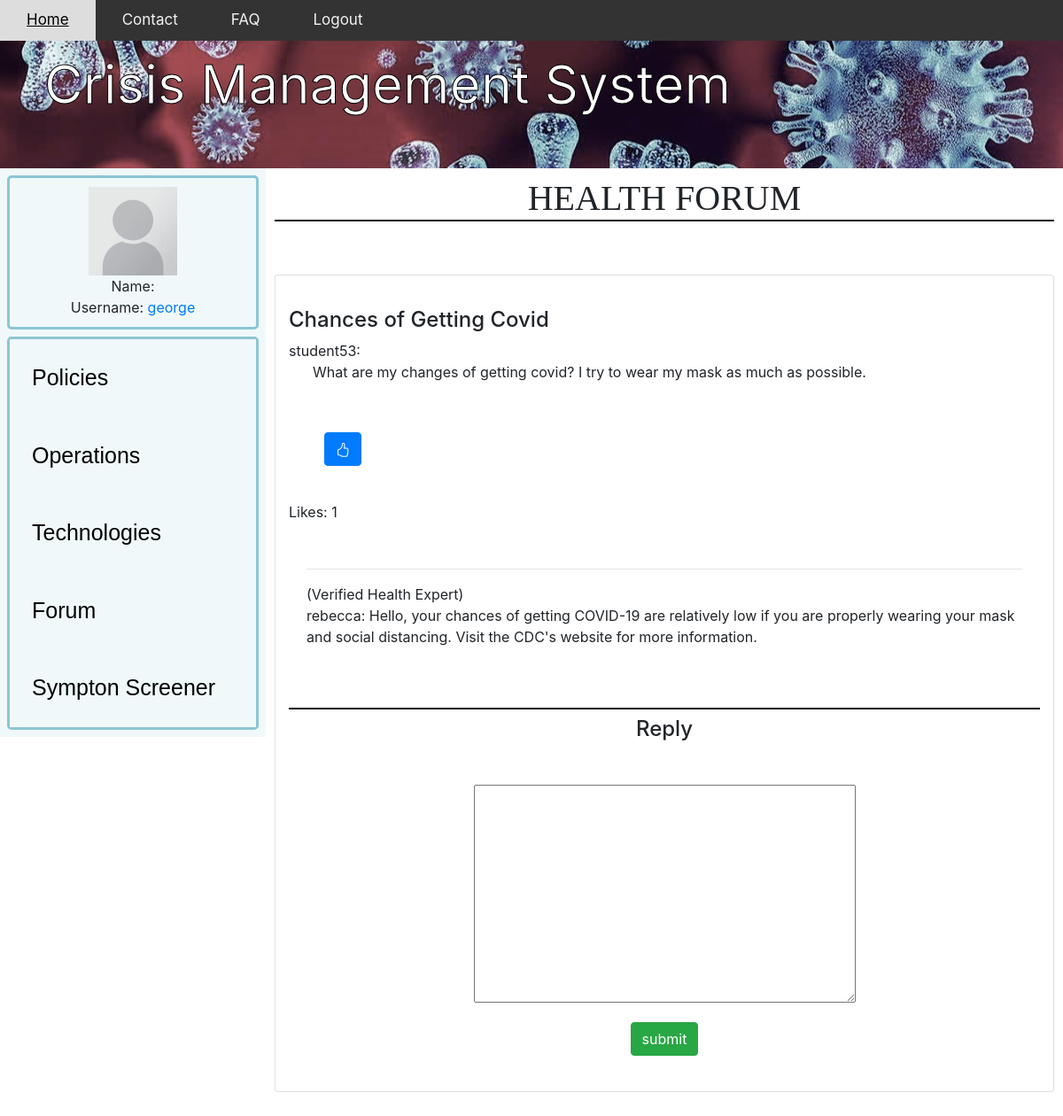
Page /forumMain/Health/Chances of Getting Covid/ (signed in) on the committed database.
### app/models.py (models this page shows, shortened)
class forum(models.Model):
    name=models.CharField(max_length=200,default="anonymous" )
    topic= models.CharField(max_length=300, unique=True)
    section = models.CharField(max_length=12)
    description = models.CharField(max_length=1000,blank=True)
    date_created=models.DateTimeField(auto_now_add=True,null=True)
    likeCount = models.IntegerField(default=0)
    dislikeCount = models.IntegerField(default=0)
    forumLikes = models.ManyToManyField(User, related_name='forum')
    UserIsHealthExpert = models.BooleanField(default=False)
    UserIsTechExpert = models.BooleanField(default=False)
    def totalLikes(self):
        return self.forumLikes.count()

class Discussion(models.Model):
    forum = models.ForeignKey(forum,blank=True,on_delete=models.CASCADE)
    discuss = models.CharField(max_length=1000)
    name=models.CharField(max_length=200,default="anonymous" )
    UserIsHealthExpert = models.BooleanField(default=False)
    UserIsTechExpert = models.BooleanField(default=False)

### app/views.py (the view, shortened to what this page needs)
# urls.py: path('forumMain/<forumName>/<forumTopic>/', forumDiscussion, name='forumDiscussion'),
@login_required
def forumDiscussion(request, forumName, forumTopic):
    myForum=forum.objects.get(section=forumName, topic=forumTopic)
    discussions=[]
    discussions.append(myForum.discussion_set.all())
    form = CreateInDiscussion()
    totalLikes = myForum.totalLikes()
    liked = False
    if myForum.forumLikes.filter(id=request.user.id).exists():
        liked = True
    context={'forum' : myForum,
            'discussions' : discussions,
            'form' : form,
            'forumName' : forumName,
            'forumTopic' : forumTopic,
            'totalLikes' : totalLikes,
            'liked' : liked,
            }
    return render(request, 'forumDiscussion.html', context)

### app/forms.py
class CreateInDiscussion(ModelForm):
    class Meta:
        model= Discussion
        fields = ["discuss"]
        widgets = {
            'discuss' : Textarea(attrs={'cols': 40, 'rows': 10}),
        }
        labels = {
            'discuss' : _('')
        }

### app/templates/forumDiscussion.html (shortened to what this page needs)
{% extends "app/base2.html" %}
{% load static %}
{% block content %}
<!DOCTYPE html>
<html lang="en">
<head>
    <body>
		<h1>{{forum.section}} Forum</h1>
	</body>
    <link rel="stylesheet" href="https://stackpath.bootstrapcdn.com/bootstrap/4.5.0/css/bootstrap.min.css"0>
</head>
<body>
            <div class="card-columns" style="padding: 10px; margin: 20px;"></div>
            <div class="card box container">
                <br>
                <h6 class="card-title">
                    <h4>{{forum.topic}}</h4>
                    <p>
                        {{forum.name}}: <br> &nbsp; &nbsp; &nbsp; {{forum.description}}</p>
                    <form style="margin: 0"  action="{% url 'like_post' forum.topic %}" method="POST">
                        {% if liked %}
                            <button type="submit", name="post_id", value="{{forum.topic}}", class="btn btn-danger"><svg xmlns="http://www.w3.org/2000/svg" width="16" height="16" fill="currentColor" class="bi bi-hand-thumbs-down" viewBox="0 0 16 16"><path d="M8.864 15.674c-.956.24-1.843-.484-1.908-1.42-.072-1.05-.23-2.015-.428-2.59-.125-.36-.479-1.012-1.04-1.638-.557-.624-1.282-1.179-2.131-1.41C2.685 8.432 2 7.85 2 7V3c0-.845.682-1.464 1.448-1.546 1.07-.113 1.564-.415 2.068-.723l.048-.029c.272-.166.578-.349.97-.484C6.931.08 7.395 0 8 0h3.5c.937 0 1.599.478 1.934 1.064.164.287.254.607.254.913 0 .152-.023.312-.077.464.201.262.38.577.488.9.11.33.172.762.004 1.15.069.13.12.268.159.403.077.27.113.567.113.856 0 .289-.036.586-.113.856-.035.12-.08.244-.138.363.394.571.418 1.2.234 1.733-.206.592-.682 1.1-1.2 1.272-.847.283-1.803.276-2.516.211a9.877 9.877 0 0 1-.443-.05 9.364 9.364 0 0 1-.062 4.51c-.138.508-.55.848-1.012.964l-.261.065zM11.5 1H8c-.51 0-.863.068-1.14.163-.281.097-.506.229-.776.393l-.04.025c-.555.338-1.198.73-2.49.868-.333.035-.554.29-.554.55V7c0 .255.226.543.62.65 1.095.3 1.977.997 2.614 1.709.635.71 1.064 1.475 1.238 1.977.243.7.407 1.768.482 2.85.025.362.36.595.667.518l.262-.065c.16-.04.258-.144.288-.255a8.34 8.34 0 0 0-.145-4.726.5.5 0 0 1 .595-.643h.003l.014.004.058.013a8.912 8.912 0 0 0 1.036.157c.663.06 1.457.054 2.11-.163.175-.059.45-.301.57-.651.107-.308.087-.67-.266-1.021L12.793 7l.353-.354c.043-.042.105-.14.154-.315.048-.167.075-.37.075-.581 0-.211-.027-.414-.075-.581-.05-.174-.111-.273-.154-.315l-.353-.354.353-.354c.047-.047.109-.176.005-.488a2.224 2.224 0 0 0-.505-.804l-.353-.354.353-.354c.006-.005.041-.05.041-.17a.866.866 0 0 0-.121-.415C12.4 1.272 12.063 1 11.5 1z"/></svg></button>
                        {% else %}
                            <button type="submit", name="post_id", value="{{forum.topic}}", class="btn btn-primary"></button>
                        {% endif %}
                    </form>
                    <p>Likes: {{totalLikes}}</p>
                    <div class="card-body container">
                        </h6>
                        {% for discuss in discussions %}
                        {% for objs in discuss %}
                            <hr>
                        {% if objs.forum == forum %}
                        {% if objs.UserIsHealthExpert %}
                        (Verified Health Expert) <br>
                        {% endif %}
                        {{objs.name}}: {{objs.discuss}}
                           <br>
                        {% endif %}
                        {%endfor%}
                        {%endfor%}
                    </div>
                    <head>
                        <body>
                            <h1><br></h1>
                            <h4 ><center>Reply</center></h4>
                        </body>
                        <link rel="stylesheet" href="https://stackpath.bootstrapcdn.com/bootstrap/4.5.0/css/bootstrap.min.css"0>
                    </head>
                    <form action="{{request.path }}" method="POST" style="text-align: center;">
                        {{form.as_p}}
                        <input type="submit" class="btn btn-success" value="submit" >
                    </form>
            </div>
            <br>
            </div>
</body>
</html>
{%endblock%}

### app/templates/app/base2.html (shortened to what this page needs)
{% load static %}
<!DOCTYPE html>
<html>
	<head>
		<link rel="stylesheet" type="text/css" href="{% static 'css/main.css'%}">
	</head>
    <body>
        <div class="topnav" >
            <a class="active" href="#home" onclick="location.href='/'">Home</a>
            <a href="#contact" onclick="location.href='/contact'">Contact</a>
            <a href="#faq" onclick="location.href='/faq'">FAQ</a>
            {% if request.user.is_authenticated %}
            <a href="{% url 'logout' %}">Logout</a>
            {% else %}
            <a href="#Login" onclick="location.href='/accounts/login'">Login</a>
            {% endif %}
        </div>
        <header>Crisis Management System</header>
        <div class="homecolumn left" >
            <div class="homerow top" >
                <section>
                    {% if user.is_authenticated %}
                        <img src="{% static 'app/images/blank.png' %}" width="100" height="100">
                        <br>Name: {{ user.get_full_name }}
                        <br>Username: <a href="/userDiscussions/">{{ user.username }}</a>
                    {% else %}
                        <button onclick="location.href='/accounts/login'" class="button button1">Login</button>
                    {% endif %}
                </section>
            </div>
            <div class="homerow bottom" >
                <button onclick="location.href='/policies'" class="homebutton">
                    Policies</button>
                <button onclick="location.href='/operation'" class="homebutton">
                    Operations</button>
                <button onclick="location.href='/technologies'" class="homebutton">
                    Technologies</button>
                <button onclick="location.href='/forumMain'" class="homebutton">
                    Forum</button>
                <button onclick="location.href='/screener'" class="homebutton">
                    Sympton Screener</button>
            </div>
        </div>
        <div class="homecolumn right">
            <div class="homerow full">
                {% block content %}{% endblock %}
    </body>
</html>

### app/static/css/main.css (style rules this page uses)
.topnav { background-color: #333; overflow: hidden; position: fixed; width: 100%; z-index: 1; }
.topnav a { float: left; color: #f2f2f2; text-align: center; padding: 10px 30px; text-decoration: none; font-size: 17px; }
h1 { font-size: 32px; text-align: center; font-family: serif; font-weight: bold; text-transform: uppercase; }
h1:after { content:' '; display:block; border: 1px solid black; }
body { margin: 0; padding: 0; }
.homebutton { border: none; color: black; padding: 25px; text-align: left; font-size: 25px; font-family: 'Trebuchet MS', sans-serif; cursor: pointer; display: block; width: 100%; background-color: #f0f8fa; }
header { -webkit-text-stroke-width: 1px; -webkit-text-stroke-color: black; background-image: url("covid.jpg"); overflow: hidden; margin-left: auto; margin-right: auto; background-position: center; background-repeat: no-repeat; padding: 50px; color: white; font-size: 60px; }
.homerow { float: top; }
.top { height: 25%; border: 3px solid #8cc5d4; border-radius: 5px; text-align: center; margin: 8px; padding: 10px }
.bottom { height: 75%; border: 3px solid #8cc5d4; border-radius: 5px; margin: 8px; }
.full { height: 100%; margin: 10px; }
.homecolumn { float: left; border: 10px; }
.left { width: 25%; background: #f0f8fa; }
.right { width: 75%; }

### app/templates/forumDiscussion.html (style rules this page uses)
.box { border: 2px solid black; margin: 0 auto; }
form { margin: 0 auto; padding: 40px; width: fit-content; }

### rows in the picture
forum: section "HEALTH", topic "Chances of Getting Covid", name "student53", description "What are my changes of getting covid? I try to wear my mask as much as possible."
Discussion: UserIsHealthExpert "(Verified Health Expert)", name "rebecca", discuss "Hello, your chances of getting COVID-19 are relatively low if you are properly wearing your mask and social distancing. Visit the CDC's website for more information."

### other values in the picture
{{ user.username }} "george"
{{ totalLikes }} "1"
